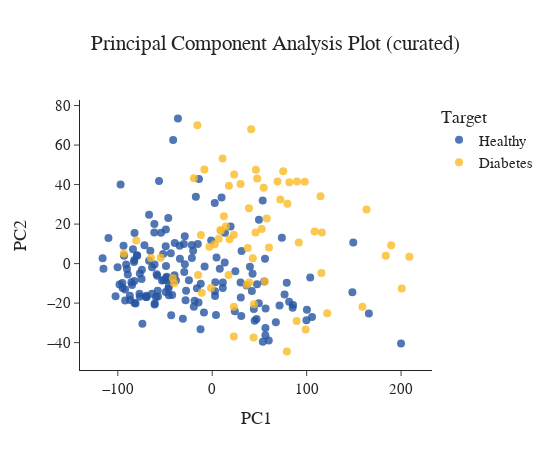

Notebook code cell kept with this figure:
### Markdown cell above
Now, perform an additional PCA for the curated data.

### Code cell
# Specify features and target
features_rm = ['ID', 'Outcome']
target = ['Outcome']

class_names = {
    0: "Healthy",
    1: "Diabetes"
}

# Create PCA plot
pca_fig2 = pca_plot(data_new, features_rm=features_rm, target=target, class_names=class_names,
                   title='Principal Component Analysis Plot (curated)')
pca_fig2.show()

### Figure 1 — Plotly figure (JSON) as saved in the notebook; plotly's stock layout.template omitted (floating-point values rounded to 4 significant figures; data arrays with more than 128 entries replaced by an {"elided": "..."} marker saying what was removed)
{"data": [{"hoverinfo": "text", "marker": {"color": "#2554a1", "opacity": 0.8, "size": 8}, "mode": "markers", "name": "Healthy", "text": {"elided": "157 int values"}, "type": "scatter", "x": {"elided": "157 float values"}, "y": {"elided": "157 float values"}}, {"hoverinfo": "text", "marker": {"color": "#faba25", "opacity": 0.8, "size": 8}, "mode": "markers", "name": "Diabetes", "text": [1, 1, 1, 1, 1, 1, 1, 1, 1, 1, 1, 1, 1, 1, 1, 1, 1, 1, 1, 1, 1, 1, 1, 1, 1, 1, 1, 1, 1, 1, 1, 1, 1, 1, 1, 1, 1, 1, 1, 1, 1, 1, 1, 1, 1, 1, 1, 1, 1, 1, 1, 1, 1, 1, 1, 1, 1, 1, 1, 1, 1, 1, 1, 1, 1, 1, 1], "type": "scatter", "x": [-15.77, 116.1, -54.6, 14.4, 79.05, 183.8, 55.74, 22.91, 47.64, 43.78, 60.08, -19.38, 79.61, 23.17, 42.98, 22.89, -8.327, 44.22, 89.84, -93.64, 36.51, 45.83, 17.29, 57.72, 38.9, 9.176, 30.02, -80.49, 72.1, 17.66, 98.99, 121.8, 37.6, 200.8, -2.973, -40.33, -41.76, 12.4, 54.53, 52.37, 2.587, 189.5, 75.19, 18.35, 22.88, 8.644, 46.31, -14.94, 108.5, 41.22, -12.0, 91.67, 89.43, -64.84, -11.07, 115.6, 39.16, -1.283, 6.983, 81.7, 163.4, 208.8, 10.98, 159.1, 114.7, 98.01, 69.17], "y": [69.98, 15.79, 2.953, 18.73, -44.49, 3.943, -9.099, -21.84, 43.08, -37.38, 8.096, 43.14, 30.34, 45.04, 2.748, -36.86, 47.6, -20.63, 41.53, 5.097, -10.72, 15.8, -5.732, 22.86, 28.02, 16.69, 40.33, 11.7, 32.48, 39.43, -33.32, -25.16, 7.919, -12.55, 8.515, -9.913, -7.48, 24.02, 38.33, 17.56, 9.792, 9.34, 46.75, 12.32, 14.54, 16.87, 47.53, -5.764, 16.25, 68.02, 14.52, 10.74, -29.06, 2.854, -14.75, -4.699, -9.579, -12.36, 12.53, 41.13, 27.39, 3.454, 53.25, -21.89, 34.15, 41.37, 41.55]}], "layout": {"font": {"family": "Arial", "size": 15}, "height": 450, "legend": {"title": {"text": "Target"}}, "title": {"text": "Principal Component Analysis Plot (curated)", "x": 0.5}, "width": 550, "xaxis": {"title": {"text": "PC1"}}, "yaxis": {"title": {"text": "PC2"}}}}
